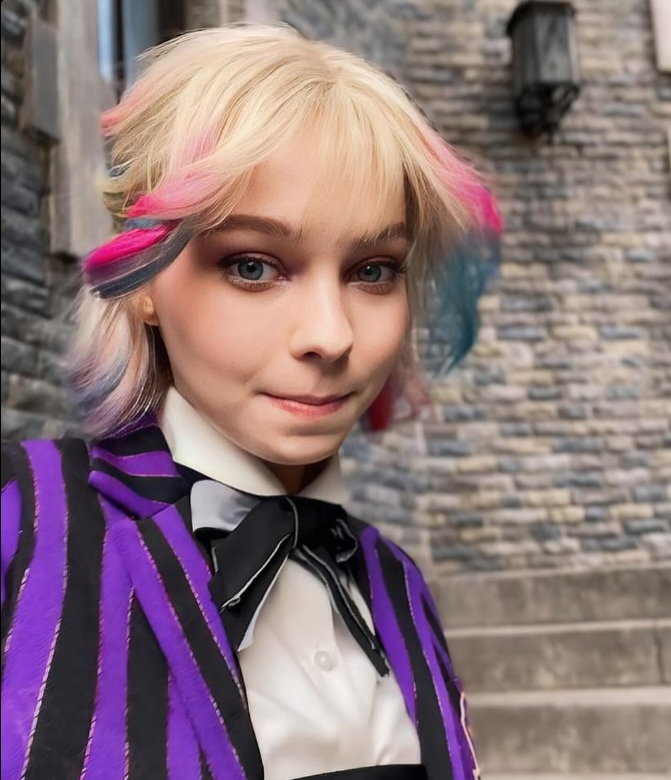
#> input picture assets/enid.png, 671 x 780 px
$ jupyter execute 1_Working_With_Images.ipynb
#> lines starting #> are read from the running program, lines starting #| are printed output that depends on the picture
**Import Library**

[cell 1]
import cv2

**Reading an Image**

[cell 2]
img = cv2.imread("../assets/enid.png")
#> img is the input picture: shape (780, 671, 3); mean B, G, R 121, 116.6, 139

**Display an Image**

[cell 3]
cv2.imshow("Enid", img)

cv2.waitKey(0)
cv2.destroyAllWindows()

**Writting an Image**

[cell 4]
cv2.imwrite('output/enid.jpg', img)
#> Out = True

**Convert to Other Color Spaces**

[cell 5]
img_gray = cv2.imread("../assets/enid.png", cv2.IMREAD_GRAYSCALE)
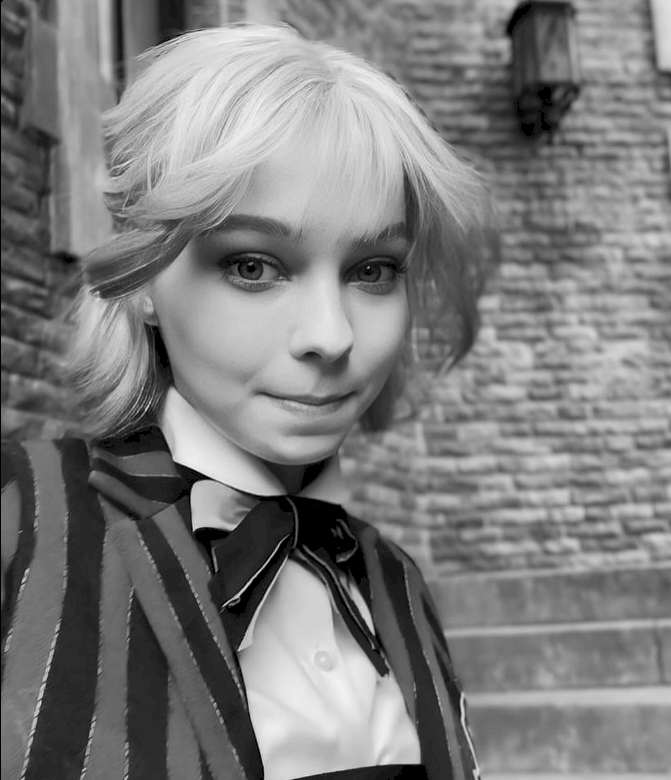
#> img_gray: shape (780, 671); min 0, max 243, mean 125.5
cv2.imshow("Enid Gray", img_gray)

cv2.waitKey(0)
cv2.destroyAllWindows()

**Arithmethic Operation on Image**

[cell 6]
img1 = cv2.imread("../assets/enid.png")
img2 = cv2.imread("../assets/enid.png")

add_img = cv2.add(img1, img2)
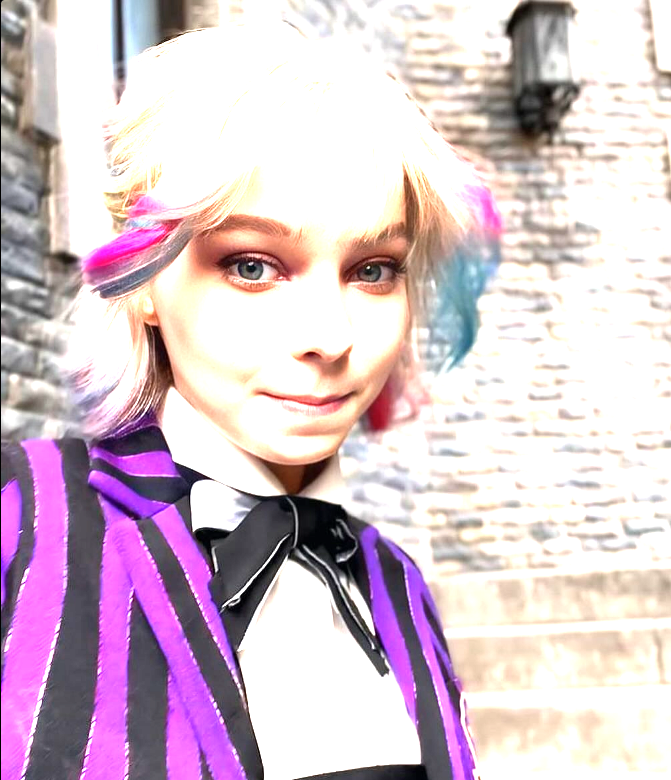
#> add_img: shape (780, 671, 3); mean B, G, R 206.5, 196.1, 215.9

cv2.imshow("add", add_img)

cv2.waitKey(0)
cv2.destroyAllWindows()
